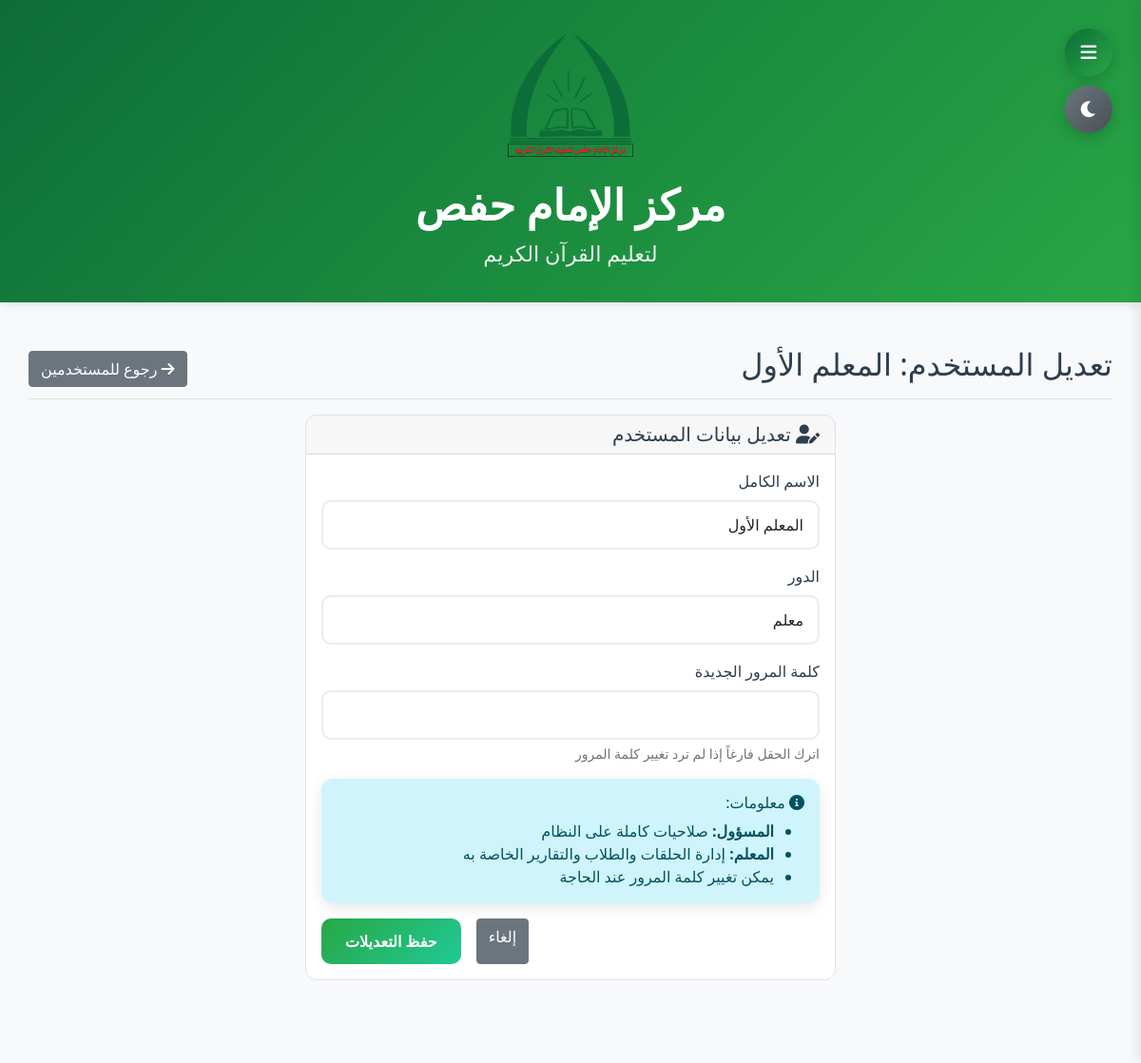
/edit_user/2 (signed in), run on the app's committed database.
### app.py (models this page shows)
class Settings(db.Model):
    id = db.Column(db.Integer, primary_key=True)
    site_name = db.Column(db.String(100), default='مركز الإمام حفص')
    site_description = db.Column(db.String(200), default='لتعليم القرآن الكريم')
    contact_phone = db.Column(db.String(20))
    contact_email = db.Column(db.String(100))
    location_address = db.Column(db.String(300), default='مأرب - شارع الأربعين - خلف مستشفى نيوم')
    location_map_url = db.Column(db.String(500))
    logo = db.Column(db.String(200))
    primary_color = db.Column(db.String(7), default='#2c5aa0')
    secondary_color = db.Column(db.String(7), default='#28a745')
    background_color = db.Column(db.String(7), default='#f8f9fa')
    text_color = db.Column(db.String(7), default='#2c3e50')
    whatsapp_message_template = db.Column(db.Text, default='تقرير {report_type} للتسميع\n\nالطالب: {student_name}\nالحلقة: {circle_name}\nالمعلم: {teacher_name}\nالفترة: من {start_date} إلى {end_date}\n\nالتسميع:\n{reports_details}\n\nإحصائيات الحضور:\n{attendance_stats}\n\n{site_name}')
    support_bank_accounts = db.Column(db.Text, default='بنك الكريمي: 123456789\nبنك الشرق: 987654321\nبنك التضامن: 456789123')
    support_message = db.Column(db.Text, default='نورٌ نُهديه وجيل نربيه')
    dark_mode_enabled = db.Column(db.Boolean, default=False)
    teacher_requires_approval = db.Column(db.Boolean, default=True)
    allow_custom_teacher_name = db.Column(db.Boolean, default=True)

class User(db.Model):
    id = db.Column(db.Integer, primary_key=True)
    username = db.Column(db.String(80), unique=True, nullable=False)
    password = db.Column(db.String(120), nullable=False)
    role = db.Column(db.String(20), nullable=False)  # admin, teacher, support, parent
    name = db.Column(db.String(100), nullable=False)
    is_active = db.Column(db.Boolean, default=True)

### app.py (the view, shortened to what this page needs)
@app.route('/edit_user/<int:user_id>', methods=['GET', 'POST'])
@require_role('admin')
def edit_user(user_id):
    user = User.query.get_or_404(user_id)
    return render_template('edit_user.html', user=user)

### app.py (called while the page is built)
@app.context_processor
def inject_globals():
    settings = Settings.query.first() or Settings()
    current_year = datetime.now().year
    unread_notifications = 0
    if 'user_id' in session and session.get('role') == 'parent':
        parent = Parent.query.filter_by(name=session['name']).first()
        if parent and parent.user_id:
            unread_notifications = Notification.query.filter_by(user_id=parent.user_id, is_read=False).count()
    return dict(
        datetime=datetime, now=datetime.now, timedelta=timedelta,
        settings=settings, Report=Report, Attendance=Attendance,
        Holiday=Holiday, Parent=Parent, current_year=current_year,
        unread_notifications=unread_notifications
    )

def require_role(role):
    def decorator(f):
        @wraps(f)
        def decorated(*args, **kwargs):
            if session.get('role') != role:
                flash('ليس لديك صلاحية للوصول إلى هذه الصفحة', 'error')
                return redirect(url_for('dashboard'))
            return f(*args, **kwargs)
        return decorated
    return decorator

### templates/edit_user.html (shortened to what this page needs)
{% extends "base.html" %}
{% block content %}
<div class="d-flex justify-content-between flex-wrap flex-md-nowrap align-items-center pt-3 pb-2 mb-3 border-bottom">
    <h1 class="h2">تعديل المستخدم: {{ user.name }}</h1>
    <a href="{{ url_for('users') }}" class="btn btn-secondary">
        <i class="fas fa-arrow-right"></i> رجوع للمستخدمين
    </a>
</div>
<div class="row justify-content-center">
    <div class="col-md-6">
        <div class="card">
            <div class="card-header">
                <h5 class="card-title mb-0"><i class="fas fa-user-edit"></i> تعديل بيانات المستخدم</h5>
            </div>
            <div class="card-body">
                <form method="POST">
                    <div class="mb-3">
                        <label for="name" class="form-label">الاسم الكامل</label>
                        <input type="text" class="form-control" id="name" name="name"
                               value="{{ user.name }}" required>
                    </div>
                    <div class="mb-3">
                        <label for="role" class="form-label">الدور</label>
                        <select class="form-control" id="role" name="role" required>
                            <option value="teacher" {% if user.role == 'teacher' %}selected{% endif %}>معلم</option>
                        </select>
                    </div>
                    <div class="mb-3">
                        <label for="password" class="form-label">كلمة المرور الجديدة</label>
                        <input type="password" class="form-control" id="password" name="password">
                        <div class="form-text">اترك الحقل فارغاً إذا لم ترد تغيير كلمة المرور</div>
                    </div>
                    <div class="alert alert-info">
                        <h6><i class="fas fa-info-circle"></i> معلومات:</h6>
                        <ul class="mb-0">
                            <li><strong>المسؤول:</strong> صلاحيات كاملة على النظام</li>
                            <li><strong>المعلم:</strong> إدارة الحلقات والطلاب والتقارير الخاصة به</li>
                            <li>يمكن تغيير كلمة المرور عند الحاجة</li>
                        </ul>
                    </div>
                    <div class="d-grid gap-2 d-md-flex justify-content-md-end">
                        <a href="{{ url_for('users') }}" class="btn btn-secondary me-md-2">إلغاء</a>
                        <button type="submit" class="btn btn-success">حفظ التعديلات</button>
                    </div>
                </form>
            </div>
        </div>
    </div>
</div>
{% endblock %}

### templates/base.html (shortened to what this page needs)
<!DOCTYPE html>
<html lang="ar" dir="rtl" class="{% if session.get('dark_mode') or settings.dark_mode_enabled %}dark-mode{% endif %}">
<head>
    <link href="https://cdn.jsdelivr.net/npm/bootstrap@5.1.3/dist/css/bootstrap.min.css" rel="stylesheet">
    <link rel="stylesheet" href="https://cdnjs.cloudflare.com/ajax/libs/font-awesome/6.0.0/css/all.min.css">
    <link href="https://cdn.jsdelivr.net/npm/bootstrap@5.1.3/dist/css/bootstrap.rtl.min.css" rel="stylesheet">
</head>
<body class="{% if session.get('view_type') == 'mobile' %}mobile-view{% endif %}">
    {% if settings.logo or settings.site_name %}
    <div class="header-logo">
        <div class="container">
            {% if settings.logo %}
            <img src="{{ url_for('uploaded_file', filename=settings.logo) }}" class="mb-2" alt="{{ settings.site_name }}" style="background: transparent; border: none;">
            {% endif %}
            <h4>{{ settings.site_name }}</h4>
            {% if settings.site_description %}
            <small>{{ settings.site_description }}</small>
            {% endif %}
        </div>
    </div>
    {% endif %}
    {% if session.user_id %}
    <button class="sidebar-toggle" onclick="toggleSidebar()">
        <i class="fas fa-bars"></i>
    </button>
    <button class="dark-mode-toggle" onclick="toggleDarkMode()">
        <i class="fas {% if session.get('dark_mode') or settings.dark_mode_enabled %}fa-sun{% else %}fa-moon{% endif %}"></i>
    </button>
    {% endif %}
    {% if session.user_id %}
    <main class="main-content">
        {% endif %}
        <div class="page-transition">
            {% block content %}{% endblock %}
        </div>
        {% if session.user_id %}
    </main>
    {% endif %}
</body>
</html>

### data on the page
Settings: logo (picture), site_name "مركز الإمام حفص", site_description "لتعليم القرآن الكريم"
User: name "المعلم الأول", role "معلم"
